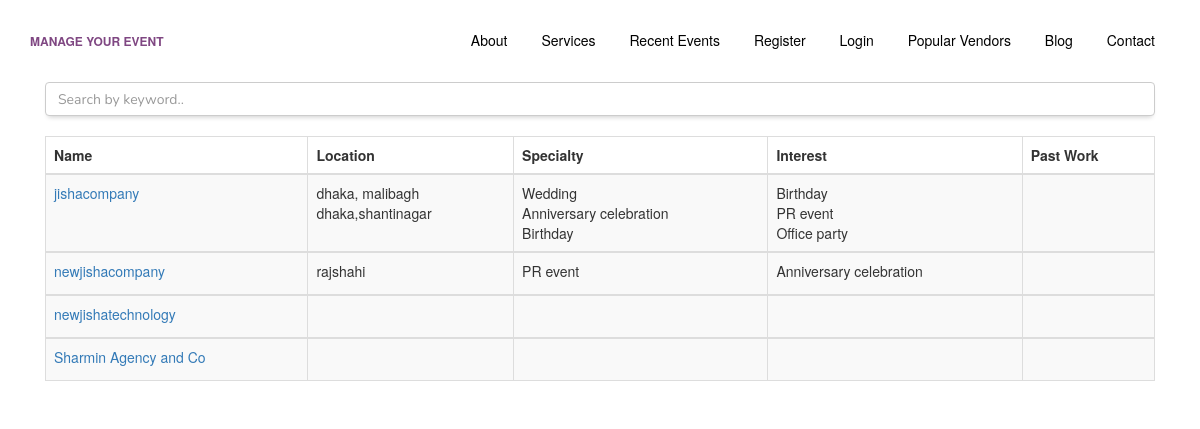
Before: /client/agencylist with the older database file.
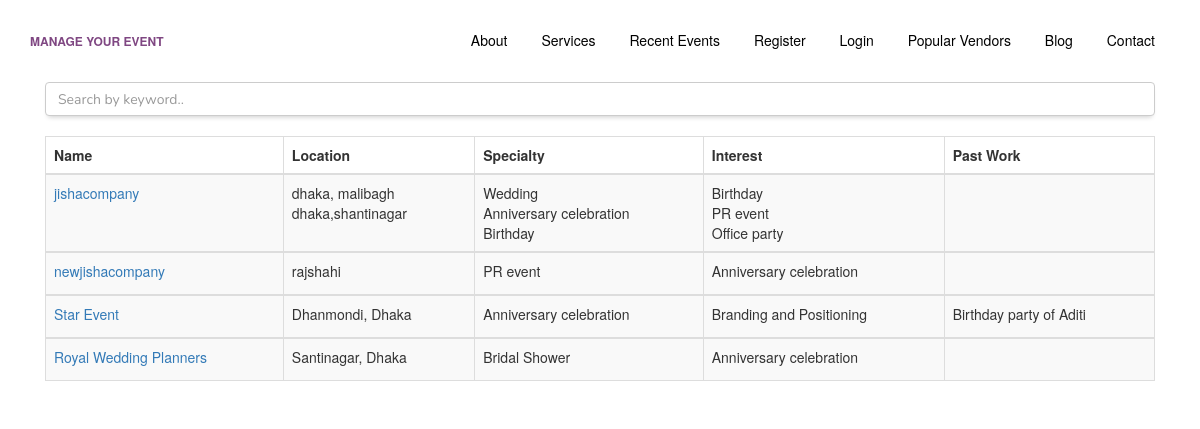
After: the same page with the newer database file.
### agency/models.py (models this page shows)
class Agency(models.Model):
    agent_username = models.CharField(max_length=255, unique=True, default="", blank=True, null=True)
    agent_email = models.EmailField(max_length=255, default="", blank=True, null=True)
    agency_company_name = models.CharField(max_length=255, default="", blank=True, null=True)
    agency_company_website = models.CharField(max_length=255, default="", blank=True, null=True)
    agency_establish_time = models.IntegerField(default="", blank=True, null=True)
    agency_employee_number = models.IntegerField(default="", blank=True, null=True)
    agency_annual_turnover = models.IntegerField(default="", blank=True, null=True)
    agency_member_type = models.CharField(max_length=255, default="", blank=True, null=True)
    agency_description = models.CharField(max_length=2083, default="", blank=True, null=True)
    agency_logo = models.ImageField(upload_to='images/', default="", blank=True, null=True)
    agency_language = models.CharField(max_length=255, default="", blank=True, null=True)
    agency_contact_number = models.IntegerField(default="", blank=True, null=True)
    agency_studio_size = models.CharField(max_length=255, default=None, blank=True, null=True)
    date_added = models.DateTimeField(default=datetime.now, blank=True)
    agency_past_work = models.CharField(max_length=255, default="", blank=True, null=True)
    objects = AgencyManager()

class Agency_Info(models.Model):
    agency_company_name = models.CharField(max_length=255, default="", blank=True, null=True)
    agency_company_address = models.CharField(max_length=255, default="", blank=True, null=True)
    agency_service_provider = models.CharField(max_length=255, default="", blank=True, null=True)
    agency_social_media = models.CharField(max_length=2083, default=None, blank=True, null=True)
    agency_past_work = models.CharField(max_length=2083, default="", blank=True, null=True)
    agency_upcoming_work = models.CharField(max_length=2083, default="", blank=True, null=True)
    agency_provide_design = models.CharField(max_length=2083, default="", blank=True, null=True)
    agent_username = models.CharField(max_length=255, default="")
    date_added = models.DateTimeField(default=datetime.now, blank=True)
    objects = AgencyInfoManager()

class AgencyBrief(models.Model):
    agency_company_name = models.CharField(max_length=255, default="", blank=True, null=True)
    agency_specialty = models.CharField(max_length=255, default="", blank=True, null=True)
    agency_interest = models.CharField(max_length=255, default="", blank=True, null=True)
    agency_remote_work = models.CharField(max_length=255, default="", blank=True, null=True)
    agency_event_budget = models.CharField(max_length=255, default="", blank=True, null=True)
    agency_budget_upper = models.IntegerField(default=None, blank=True, null=True)
    agency_budget_lower = models.IntegerField(default=None, blank=True, null=True)
    agent_username = models.CharField(max_length=255, default="")
    date_added = models.DateTimeField(default=datetime.now, blank=True)
    objects = AgencyBriefManager()

### agency/views.py (the view)
# urls.py: path('client/agencylist', agencylist_view, name='agencylistview'),
def agencylist_view(request):
    agency_list_view = Agency.objects.all()
    agency_info = Agency_Info.objects.all()
    agency_brief = AgencyBrief.objects.all()
    feedback = Feedback.objects.all()
    return render(request, 'agency_list_view.html', {'agencylist': agency_list_view, 'feedback': feedback,
                                                     'agencyinfo': agency_info, 'agencybrief': agency_brief})

### agency/models.py (called while the page is built)
    def get_queryset(self):
        return AgencyQuerySet(self.model, using=self._db)

    def get_queryset(self):
        return AgencyInfoQuerySet(self.model, using=self._db)

    def get_queryset(self):
        return AgencyBriefQuerySet(self.model, using=self._db)

### agency/templates/agency_list_view.html (shortened to what this page needs)
<!DOCTYPE html>
{% extends 'base2.html' %}
{% block content %}
<head>
    <link rel="stylesheet" href="https://maxcdn.bootstrapcdn.com/bootstrap/3.4.0/css/bootstrap.min.css">
</head>
<body>
<div class="container">
    <input class="form-control" id="myInput2" type="text" placeholder="Search by keyword..">
    <br>
    <table class="table table-bordered table-striped">
        <thead>
        <tr>
            <th>Name</th>
            <th>Location</th>
            <th>Specialty</th>
            <th>Interest</th>
            <th>Past Work</th>
        </tr>
        </thead>
        {% for resultlist in agencylist %}
        {% if resultlist.agency_company_name %}
        <ul class='nav'>
            <li>
                <tbody id="myTable2">
                <tr>
                    <td>
                        <label><a class="btn-link" href="mymatch/agency/?sku={{ resultlist.agency_company_name }}">
                            {{ resultlist.agency_company_name }}</a></label><br></td>
                    <td>
                        {% for agency_info in agencyinfo %}
                        {% if agency_info.agency_company_name == resultlist.agency_company_name %}
                        {% if agency_info.agency_company_address %}
                        {{ agency_info.agency_company_address }} <br>
                        {% endif %}
                        {% endif %}
                        {% endfor %}
                    </td>
                    <td>
                        {% for agency_brief in agencybrief %}
                        {% if agency_brief.agency_company_name == resultlist.agency_company_name %}
                        {% if agency_brief.agency_specialty %}
                        {{ agency_brief.agency_specialty }} <br>
                        {% endif %}
                        {% endif %}
                        {% endfor %}
                    </td>
                    <td>
                        {% for agency_brief in agencybrief %}
                        {% if agency_brief.agency_company_name == resultlist.agency_company_name %}
                        {% if agency_brief.agency_interest %}
                        {{ agency_brief.agency_interest }} <br>
                        {% endif %}
                        {% endif %}
                        {% endfor %}
                    </td>
                    <td>{{ resultlist.agency_past_work }}</td>
                </tr>
                </tbody>
            </li>
        </ul>
        {% endif %}
        {% endfor %}
    </table>
</div>
</body>
{% endblock %}

### templates/base2.html (shortened to what this page needs)
<!doctype html>
{% load static %}
<html lang="en">
<head>
    <link rel="stylesheet" href="{% static 'fonts/icomoon/style.css' %}">
    <link rel="stylesheet" href="{% static 'css/bootstrap.min.css' %}">
    <link rel="stylesheet" href="{% static 'css/magnific-popup.css' %}">
    <link rel="stylesheet" href="{% static 'css/jquery-ui.css' %}">
    <link rel="stylesheet" href="{% static 'css/owl.carousel.min.css' %}">
    <link rel="stylesheet" href="{% static 'css/owl.theme.default.min.css' %}">
    <link rel="stylesheet" href="{% static 'css/bootstrap-datepicker.css' %}">
    <link rel="stylesheet" href="{% static 'fonts/flaticon/font/flaticon.css' %}">
    <link rel="stylesheet" href="{% static 'css/aos.css' %}">
    <link rel="stylesheet" href="{% static 'css/style.css' %}">
    <link rel="stylesheet" href="{% static 'css/modal.css' %}">
</head>
<body data-spy="scroll" data-target=".site-navbar-target" data-offset="300">
<div class="site-wrap" id="home-section">
    <header class="site-navbar js-sticky-header site-navbar-target" role="banner">
        <div class="container">
            <div class="row align-items-center position-relative">
                <div class="site-logo">
                    <a href="{% url 'home' %}" class="text-black"><span class="text-primary">Manage Your event</a>
                </div>
                <nav class="site-navigation text-center ml-auto" role="navigation">
                    <ul class="site-menu main-menu js-clone-nav ml-auto d-none d-lg-block">
                        <li><a href="#about-section" class="nav-link">About</a></li>
                        <li><a href="#services-section" class="nav-link">Services</a></li>
                        {% if user.is_client%}
                        <li><a href="{% url 'popup' %}" class="nav-link">Request Event</a></li>
                        {% else %}
                        <li><a href="#investors-section" class="nav-link">Recent Events</a></li>
                        {% endif %}
                        {% if user.is_authenticated %}
                        <li><a href="/client/profile" class="nav-link">Profile</a></li>
                        <li><a href="/logout" class="nav-link">Logout</a></li>
                        {% else %}
                        <li><a href="/accounts/signup" class="nav-link">Register</a></li>
                        <li><a href="accounts/login" class="nav-link">Login</a></li>
                        {% endif %}
                        <li><a href="#press-section" class="nav-link">Popular Vendors</a></li>
                        <li><a href="#blog-section" class="nav-link">Blog</a></li>
                        <li><a href="#contact-section" class="nav-link">Contact</a></li>
                    </ul>
                </nav>
            </div>
        </div>
    </header>
</div>
{% block content %} {% endblock %}
</body>
</html>

### static/css/style.css (style rules this page uses)
.font-gray-7, body { color: #939393; }
body { line-height: 1.7; font-weight: 400; font-size: 1rem; }
a { -webkit-transition: .3s all ease; -o-transition: .3s all ease; transition: .3s all ease; }
.text-black { color: #000 !important; }
.site-wrap:before { display: none; -webkit-transition: .3s all ease-in-out; -o-transition: .3s all ease-in-out; transition: .3s all ease-in-out; background: rgba(0, 0, 0, 0.6); content: ""; position: absolute; z-index: 2000; top: 0; left: 0; right: 0; bottom: 0; opacity: 0; visibility: hidden; }
.form-control { height: 55px; background: #fff !important; font-family: "Nunito", -apple-system, BlinkMacSystemFont, "Segoe UI", Roboto, "Helvetica Neue", Arial, sans-serif, "Apple Color Emoji", "Segoe UI Emoji", "Segoe UI Symbol", "Noto Color Emoji"; }
.site-navbar { margin-bottom: 0px; z-index: 1999; position: relative; width: 100%; padding: 1rem; }
.site-navbar .site-logo { position: relative; font-size: 1.2rem; text-transform: uppercase; font-weight: 900; line-height: 0; margin: 0; padding: 0; z-index: 3; }
.site-navbar .site-navigation .site-menu { margin-bottom: 0; }
.site-navbar .site-navigation .site-menu a { text-decoration: none !important; display: inline-block; }
.site-navbar .site-navigation .site-menu > li { display: inline-block; }
.site-navbar .site-navigation .site-menu > li > a { margin-left: 15px; margin-right: 15px; padding: 20px 0px; color: #000 !important; display: inline-block; text-decoration: none !important; border-bottom: 2px solid transparent; }
.site-mobile-menu .site-nav-wrap { padding: 0; margin: 0; list-style: none; position: relative; }
.site-mobile-menu .site-nav-wrap a { padding: 10px 20px; display: block; position: relative; color: #212529; }
.site-mobile-menu .site-nav-wrap li { position: relative; display: block; }
.site-mobile-menu .site-nav-wrap > li { display: block; position: relative; float: left; width: 100%; }
.site-mobile-menu .site-nav-wrap > li > a { padding-left: 20px; font-size: 20px; }
.sticky-wrapper .site-navbar { -webkit-transition: .3s all ease; -o-transition: .3s all ease; transition: .3s all ease; }
.sticky-wrapper .site-navbar { background: #fff; }
.sticky-wrapper .site-navbar .site-logo a { color: #fff; }
.sticky-wrapper .site-navbar ul li a { color: rgba(255, 255, 255, 0.7) !important; }
.form-control { border: none; -webkit-box-shadow: 0 4px 5px -3px rgba(0, 0, 0, 0.2) !important; box-shadow: 0 4px 5px -3px rgba(0, 0, 0, 0.2) !important; }

Changed rows visible on the page:
removed Agency: agency_company_name "newjishatechnology"
removed Agency: agency_company_name "Sharmin Agency and Co"
added Agency: agency_company_name "Star Event", agency_past_work "Birthday party of Aditi"
added Agency_Info: agency_company_address "Dhanmondi, Dhaka", shown under "Star Event"
added AgencyBrief: agency_specialty "Anniversary celebration", agency_interest "Branding and Positioning"
added Agency: agency_company_name "Royal Wedding Planners"
added Agency_Info: agency_company_address "Santinagar, Dhaka", shown under "Royal Wedding Planners"
added AgencyBrief: agency_specialty "Bridal Shower", agency_interest "Anniversary celebration"
